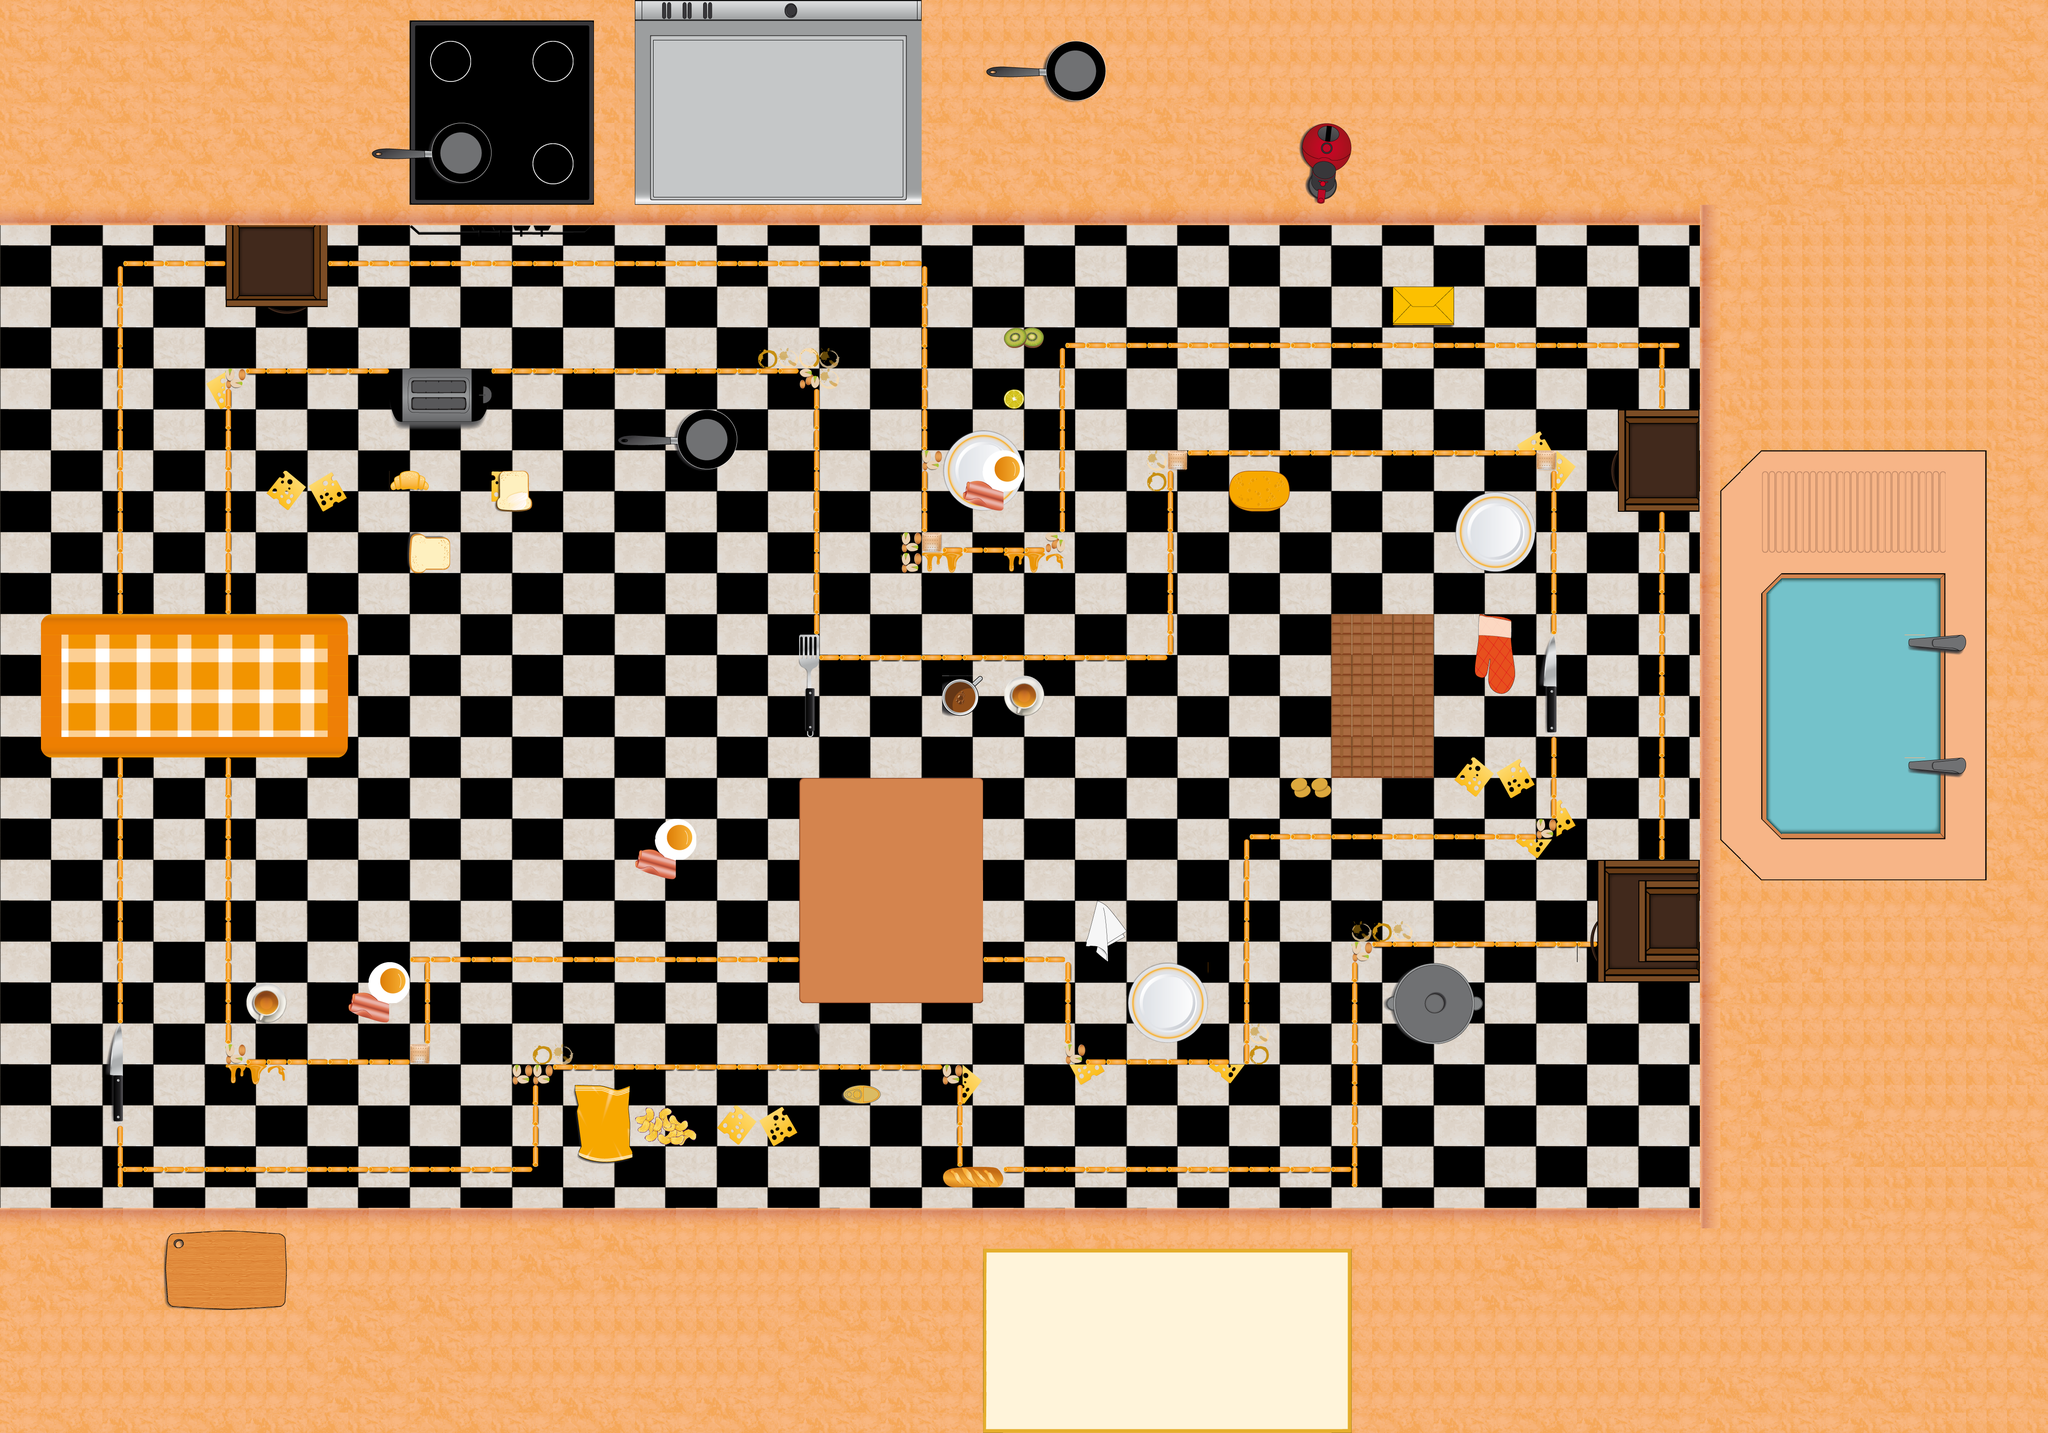

Tiled map render using the project's own tile images. Description and the map definition, with tile-layer contents summarised, below:
An orthogonal 100x70 tile map with 45x45 px tiles, 4 tile layers (Capa 1, Capa 2, Capa 3, Capa 4) and 109 objects (55x Vertical, 37x Horizontal, 10x Item_box, 6x check, GoalH).

<map version="1.0" orientation="orthogonal" width="100" height="70" tilewidth="45" tileheight="45">
 <properties>
  <property name="ancho_meta" value="5" />
  <property name="ancho_pista" value="5" />
  <property name="collision_map" value="collisionmapkitchen.png" />
  <property name="grado_coche" value="270" />
  <property name="tileset_alto" value="40" />
  <property name="tileset_ancho" value="21" />
  <property name="music" value="catching the sun - Zamalska.ogg" />
 </properties>
 <tileset firstgid="1" name="tilesetkitchen" tilewidth="45" tileheight="45">
  <image source="tilesetkitchen.png" width="945" height="1802" />
 </tileset>
 <layer name="Capa 1" width="100" height="70">
  <data>[7000 cells, 7000 non-empty, 78 distinct tile ids]</data>
 </layer>
 <layer name="Capa 2" width="100" height="70">
  <data>[7000 cells, 1014 non-empty, 233 distinct tile ids]</data>
 </layer>
 <layer name="Capa 3" width="100" height="70">
  <data>[7000 cells, 302 non-empty, 53 distinct tile ids]</data>
 </layer>
 <layer name="Capa 4" width="100" height="70">
  <data>[7000 cells, 0 non-empty, 0 distinct tile ids]</data>
 </layer>
 <objectgroup name="objetos" width="100" height="70">
  <object name="1" type="check" x="1890" y="855" width="45" height="45" />
  <object name="2" type="check" x="2610" y="810" width="45" height="45" />
  <object name="3" type="check" x="3330" y="1980" width="45" height="45" />
  <object name="4" type="check" x="2205" y="2340" width="45" height="45" />
  <object name="5" type="check" x="855" y="2475" width="45" height="45" />
  <object name="6" type="check" x="360" y="2250" width="45" height="45" />
  <object name="Item_box" type="Item_box" x="3195" y="1980" width="45" height="45" />
  <object name="Item_box" type="Item_box" x="2790" y="900" width="45" height="45" />
  <object name="Item_box" type="Item_box" x="1800" y="2160" width="45" height="45" />
  <object name="Item_box" type="Item_box" x="1575" y="720" width="45" height="45" />
  <object name="Item_box" type="Item_box" x="1800" y="2250" width="45" height="45" />
  <object name="Item_box" type="Item_box" x="1575" y="630" width="45" height="45" />
  <object name="Item_box" type="Item_box" x="2790" y="810" width="45" height="45" />
  <object name="Item_box" type="Item_box" x="3195" y="1890" width="45" height="45" />
  <object name="Item_box" type="Item_box" x="315" y="2205" width="45" height="45" />
  <object name="Item_box" type="Item_box" x="405" y="2205" width="45" height="45" />
 </objectgroup>
 <objectgroup name="checkpoints" width="100" height="70" visible="0">
  <object name="0" type="GoalH" x="270" y="900" width="45" height="45" />
  <object name="1" type="Horizontal" x="270" y="810" width="45" height="45" />
  <object name="2" type="Vertical" x="495" y="585" width="45" height="45" />
  <object name="3" type="Vertical" x="585" y="585" width="45" height="45" />
  <object name="4" type="Vertical" x="675" y="585" width="45" height="45" />
  <object name="5" type="Vertical" x="765" y="585" width="45" height="45" />
  <object name="7" type="Vertical" x="945" y="585" width="45" height="45" />
  <object name="6" type="Vertical" x="855" y="585" width="45" height="45" />
  <object name="8" type="Vertical" x="1035" y="585" width="45" height="45" />
  <object name="9" type="Vertical" x="1125" y="585" width="45" height="45" />
  <object name="11" type="Vertical" x="1305" y="585" width="45" height="45" />
  <object name="12" type="Vertical" x="1395" y="585" width="45" height="45" />
  <object name="14" type="Vertical" x="1575" y="585" width="45" height="45" />
  <object name="13" type="Vertical" x="1485" y="585" width="45" height="45" />
  <object name="15" type="Vertical" x="1665" y="585" width="45" height="45" />
  <object name="10" type="Vertical" x="1215" y="585" width="45" height="45" />
  <object name="16" type="Vertical" x="1755" y="585" width="45" height="45" />
  <object name="17" type="Horizontal" x="1800" y="810" width="45" height="45" />
  <object name="18" type="Horizontal" x="1800" y="900" width="45" height="45" />
  <object name="20" type="Horizontal" x="1800" y="1080" width="45" height="45" />
  <object name="19" type="Horizontal" x="1800" y="990" width="45" height="45" />
  <object name="21" type="Horizontal" x="1800" y="1170" width="45" height="45" />
  <object name="24" type="Vertical" x="2205" y="1215" width="45" height="45" />
  <object name="23" type="Vertical" x="2115" y="1215" width="45" height="45" />
  <object name="25" type="Vertical" x="2295" y="1215" width="45" height="45" />
  <object name="22" type="Vertical" x="2025" y="1215" width="45" height="45" />
  <object name="28" type="Horizontal" x="2340" y="990" width="45" height="45" />
  <object name="27" type="Horizontal" x="2340" y="1080" width="45" height="45" />
  <object name="26" type="Horizontal" x="2340" y="1170" width="45" height="45" />
  <object name="29" type="Vertical" x="2565" y="765" width="45" height="45" />
  <object name="30" type="Vertical" x="2655" y="765" width="45" height="45" />
  <object name="32" type="Vertical" x="2835" y="765" width="45" height="45" />
  <object name="31" type="Vertical" x="2745" y="765" width="45" height="45" />
  <object name="33" type="Vertical" x="2925" y="765" width="45" height="45" />
  <object name="35" type="Vertical" x="3105" y="765" width="45" height="45" />
  <object name="34" type="Vertical" x="3015" y="765" width="45" height="45" />
  <object name="36" type="Vertical" x="3195" y="765" width="45" height="45" />
  <object name="37" type="Vertical" x="3285" y="765" width="45" height="45" />
  <object name="38" type="Vertical" x="3375" y="765" width="45" height="45" />
  <object name="39" type="Horizontal" x="3420" y="990" width="45" height="45" />
  <object name="40" type="Horizontal" x="3420" y="1080" width="45" height="45" />
  <object name="41" type="Horizontal" x="3420" y="1170" width="45" height="45" />
  <object name="42" type="Horizontal" x="3420" y="1260" width="45" height="45" />
  <object name="46" type="Horizontal" x="3420" y="1620" width="45" height="45" />
  <object name="43" type="Horizontal" x="3420" y="1350" width="45" height="45" />
  <object name="44" type="Horizontal" x="3420" y="1440" width="45" height="45" />
  <object name="45" type="Horizontal" x="3420" y="1530" width="45" height="45" />
  <object name="48" type="Horizontal" x="3420" y="1800" width="45" height="45" />
  <object name="47" type="Horizontal" x="3420" y="1710" width="45" height="45" />
  <object name="52" type="Vertical" x="3105" y="1845" width="45" height="45" />
  <object name="50" type="Vertical" x="3285" y="1845" width="45" height="45" />
  <object name="51" type="Vertical" x="3195" y="1845" width="45" height="45" />
  <object name="49" type="Vertical" x="3375" y="1845" width="45" height="45" />
  <object name="53" type="Vertical" x="3015" y="1845" width="45" height="45" />
  <object name="54" type="Horizontal" x="2745" y="2070" width="45" height="45" />
  <object name="55" type="Horizontal" x="2745" y="2160" width="45" height="45" />
  <object name="55" type="Horizontal" x="2745" y="2250" width="45" height="45" />
  <object name="57" type="Vertical" x="2610" y="2340" width="45" height="45" />
  <object name="60" type="Vertical" x="2340" y="2340" width="45" height="45" />
  <object name="56" type="Vertical" x="2700" y="2340" width="45" height="45" />
  <object name="58" type="Vertical" x="2520" y="2340" width="45" height="45" />
  <object name="59" type="Vertical" x="2430" y="2340" width="45" height="45" />
  <object name="61" type="Horizontal" x="2115" y="2340" width="45" height="45" />
  <object name="64" type="Vertical" x="1890" y="2115" width="45" height="45" />
  <object name="65" type="Vertical" x="1800" y="2115" width="45" height="45" />
  <object name="62" type="Vertical" x="2070" y="2115" width="45" height="45" />
  </objectgroup>
</map>
<!-- 27 of 109 objects omitted -->
